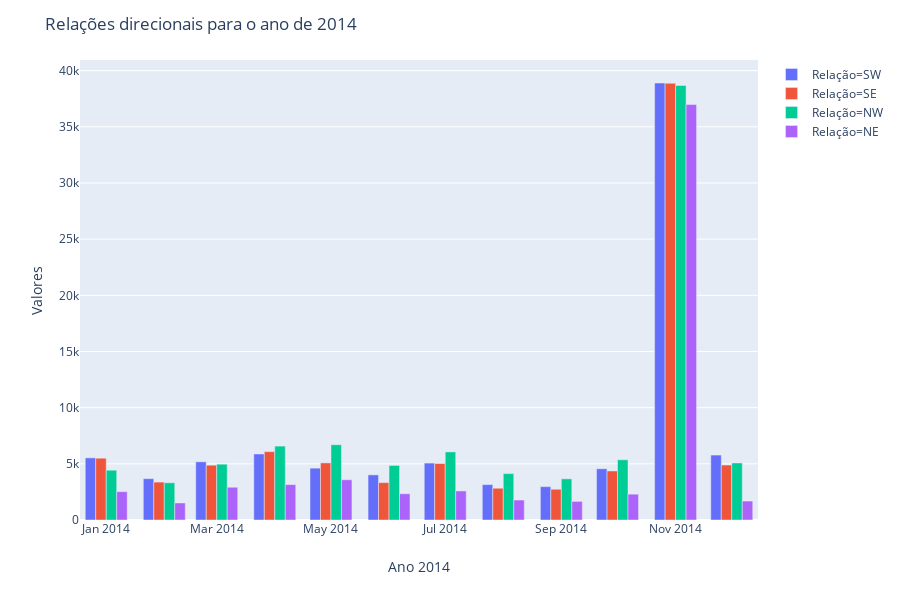

This figure's notebook cell:
### Code cell
men2014 = tidy_data2014.resample('MS')['T_RELATION'].value_counts()

m2014 = pd.DataFrame({'Data': men2014.index.get_level_values('DATETIME').values.ravel(),
                      'Relação':men2014.index.get_level_values('T_RELATION').values.ravel(),
                      'Valores':men2014.values.ravel()})

m2014['Data'] = pd.to_datetime(m2014['Data'])

fig = px.bar(m2014, x='Data', y='Valores', color='Relação', labels='Relação',barmode='group')
fig.update_layout(title_text='Relações direcionais para o ano de 2014', xaxis = go.layout.XAxis(
   title=go.layout.xaxis.Title(text="Ano 2014")))
fig.show()

### Figure 1 — Plotly figure (JSON) as saved in the notebook; plotly's stock layout.template omitted (floating-point values rounded to 4 significant figures)
{"data": [{"alignmentgroup": "True", "hoverlabel": {"namelength": 0}, "hovertemplate": "Relação=SW<br>Data=%{x}<br>Valores=%{y}", "legendgroup": "Relação=SW", "marker": {"color": "#636efa"}, "name": "Relação=SW", "offsetgroup": "Relação=SW", "orientation": "v", "showlegend": true, "textposition": "auto", "type": "bar", "x": ["2014-01-01T00:00:00", "2014-02-01T00:00:00", "2014-03-01T00:00:00", "2014-04-01T00:00:00", "2014-05-01T00:00:00", "2014-06-01T00:00:00", "2014-07-01T00:00:00", "2014-08-01T00:00:00", "2014-09-01T00:00:00", "2014-10-01T00:00:00", "2014-11-01T00:00:00", "2014-12-01T00:00:00"], "xaxis": "x", "y": [5531, 3677, 5180, 5877, 4615, 4017, 5066, 3151, 2969, 4561, 38899, 5780], "yaxis": "y"}, {"alignmentgroup": "True", "hoverlabel": {"namelength": 0}, "hovertemplate": "Relação=SE<br>Data=%{x}<br>Valores=%{y}", "legendgroup": "Relação=SE", "marker": {"color": "#EF553B"}, "name": "Relação=SE", "offsetgroup": "Relação=SE", "orientation": "v", "showlegend": true, "textposition": "auto", "type": "bar", "x": ["2014-01-01T00:00:00", "2014-02-01T00:00:00", "2014-03-01T00:00:00", "2014-04-01T00:00:00", "2014-05-01T00:00:00", "2014-06-01T00:00:00", "2014-07-01T00:00:00", "2014-08-01T00:00:00", "2014-09-01T00:00:00", "2014-10-01T00:00:00", "2014-11-01T00:00:00", "2014-12-01T00:00:00"], "xaxis": "x", "y": [5500, 3375, 4878, 6084, 5084, 3328, 5024, 2829, 2736, 4365, 38874, 4893], "yaxis": "y"}, {"alignmentgroup": "True", "hoverlabel": {"namelength": 0}, "hovertemplate": "Relação=NW<br>Data=%{x}<br>Valores=%{y}", "legendgroup": "Relação=NW", "marker": {"color": "#00cc96"}, "name": "Relação=NW", "offsetgroup": "Relação=NW", "orientation": "v", "showlegend": true, "textposition": "auto", "type": "bar", "x": ["2014-01-01T00:00:00", "2014-02-01T00:00:00", "2014-03-01T00:00:00", "2014-04-01T00:00:00", "2014-05-01T00:00:00", "2014-06-01T00:00:00", "2014-07-01T00:00:00", "2014-08-01T00:00:00", "2014-09-01T00:00:00", "2014-10-01T00:00:00", "2014-11-01T00:00:00", "2014-12-01T00:00:00"], "xaxis": "x", "y": [4433, 3314, 4967, 6578, 6700, 4856, 6061, 4128, 3664, 5361, 38681, 5076], "yaxis": "y"}, {"alignmentgroup": "True", "hoverlabel": {"namelength": 0}, "hovertemplate": "Relação=NE<br>Data=%{x}<br>Valores=%{y}", "legendgroup": "Relação=NE", "marker": {"color": "#ab63fa"}, "name": "Relação=NE", "offsetgroup": "Relação=NE", "orientation": "v", "showlegend": true, "textposition": "auto", "type": "bar", "x": ["2014-01-01T00:00:00", "2014-02-01T00:00:00", "2014-03-01T00:00:00", "2014-04-01T00:00:00", "2014-05-01T00:00:00", "2014-06-01T00:00:00", "2014-07-01T00:00:00", "2014-08-01T00:00:00", "2014-09-01T00:00:00", "2014-10-01T00:00:00", "2014-11-01T00:00:00", "2014-12-01T00:00:00"], "xaxis": "x", "y": [2522, 1515, 2916, 3152, 3582, 2338, 2586, 1778, 1659, 2298, 36979, 1688], "yaxis": "y"}], "layout": {"barmode": "group", "height": 600, "legend": {"tracegroupgap": 0}, "margin": {"t": 60}, "title": {"text": "Relações direcionais para o ano de 2014"}, "xaxis": {"title": {"text": "Ano 2014"}}, "yaxis": {"anchor": "x", "domain": [0, 1], "title": {"text": "Valores"}}}}
